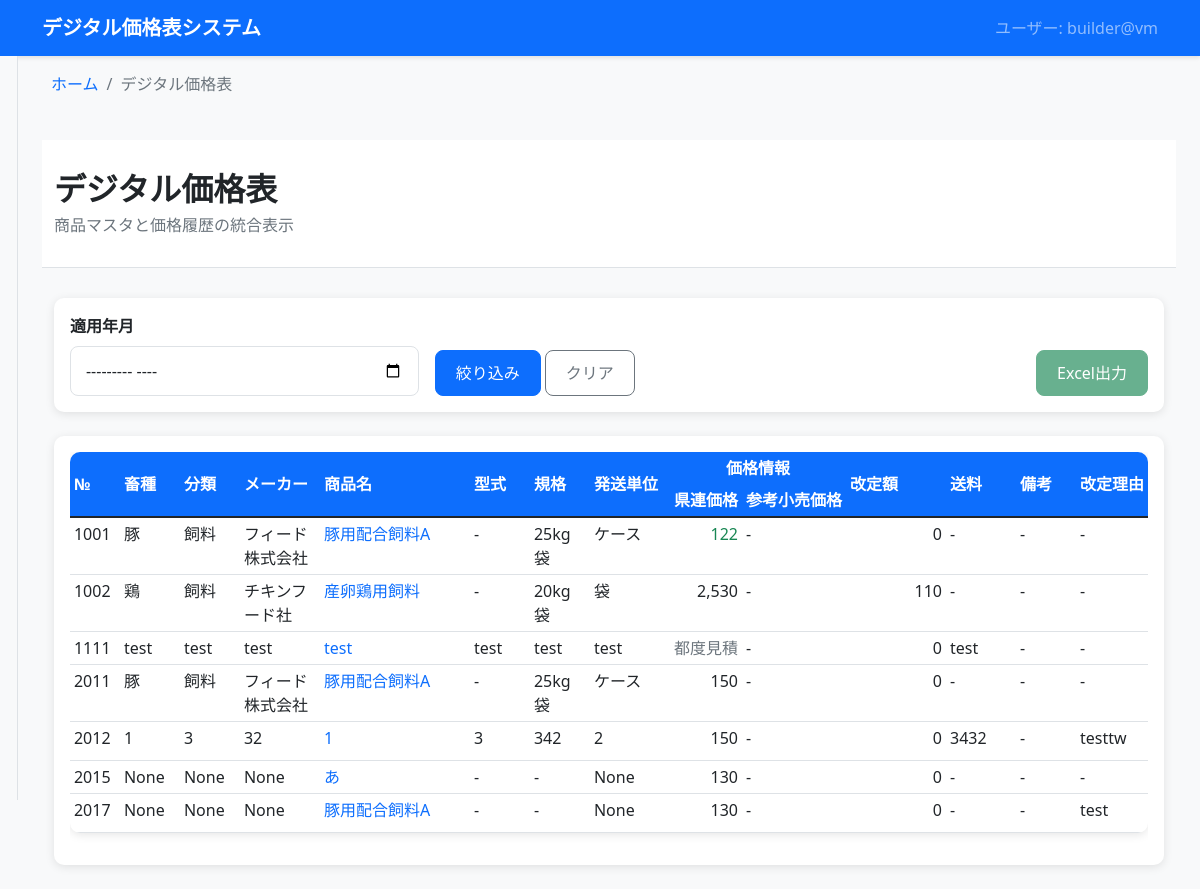
Before: /products/integrated-pricelist/ with the older database file.
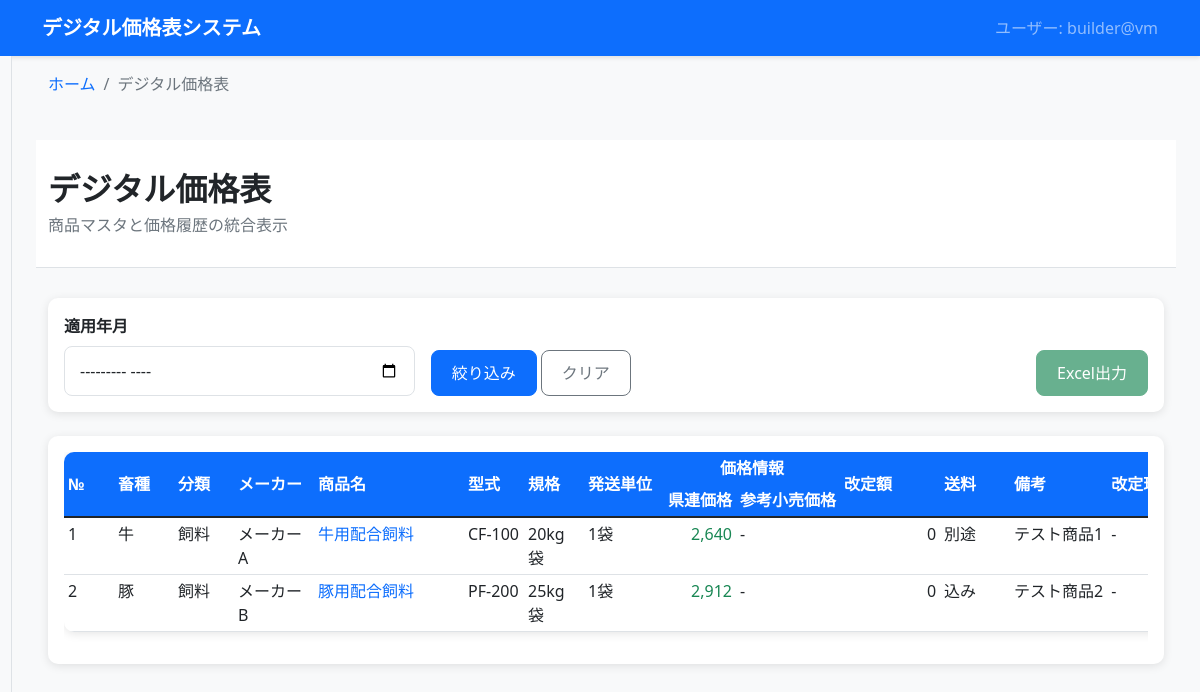
After: the same page with the newer database file.
### dashboard/products_master/models.py (models this page shows, shortened)
class PriceHistory(models.Model):
    product = models.ForeignKey(Product, on_delete=models.CASCADE, verbose_name='商品', related_name='price_histories')
    period_year = models.IntegerField('年度', help_text='2025年度 = 2025/04～2026/03')
    effective_year_month = models.CharField('適用年月', max_length=7, help_text='YYYY/MM形式')  # 2025/03
    gross_margin_rate = models.DecimalField('粗利率', max_digits=10, decimal_places=6, validators=[MinValueValidator(Decimal('0'))], help_text='前年度最終県連価格÷年度初め仕切価格（年度初めに1度計算、年度中は固定）')
    wholesale_price = models.CharField('仕切価格', max_length=50, help_text='メーカーからの仕入価格（"都度見積"等の文字列含む）')
    kenren_price = models.CharField('県連価格', max_length=50, blank=True, null=True, help_text='nullなら粗利率×仕切価格で自動計算、値があるならその値を表示（"都度見積"等の文字列含む）')
    retail_price = models.CharField('参考小売価格', max_length=50, blank=True, null=True, help_text='一般商流での参考価格（"オープン"等の文字列含む）')
    revision_amount = models.DecimalField('改定額', max_digits=12, decimal_places=0, default=0, help_text='非使用：get_revision_amount()で動的計算')
    revision_reason = models.TextField('改定理由', blank=True, null=True)
    applicant = models.CharField('申請者', max_length=100, blank=True, null=True)
    status = models.CharField('ステータス', max_length=20, default='申請なし', choices=[('申請なし', '申請なし'), ('申請中', '申請中')])
    approver = models.CharField('承認者', max_length=100, blank=True, null=True)
    is_active = models.BooleanField('有効', default=True, help_text='無効にすると論理削除されます')
    deleted_at = models.DateTimeField('削除日時', null=True, blank=True)
    created_at = models.DateTimeField('作成日時', auto_now_add=True)
    updated_at = models.DateTimeField('更新日時', auto_now=True)
    class Meta:
        verbose_name = '価格改定履歴'
        verbose_name_plural = '価格改定履歴'
        ordering = ['-effective_year_month', 'product__product_number']
        indexes = [
            models.Index(fields=['period_year', 'product']),
        ]
    def get_revision_amount(self):
        """改定額を動的計算（表示用端数処理済み金額で計算）"""
        try:
            current_kenren_price = self._get_display_kenren_price()
            if current_kenren_price is None:
                return 0
            previous_history = PriceHistory.objects.filter(
                product=self.product,
                effective_year_month__lt=self.effective_year_month,
                is_active=True
            ).order_by('-effective_year_month').first()
            if previous_history:
                previous_kenren_price = previous_history._get_display_kenren_price()
                if previous_kenren_price is not None:
                    return int(current_kenren_price - previous_kenren_price)
            return 0
        except Exception:
            return 0

class Product(models.Model):
    product_number = models.IntegerField('商品番号', unique=True, null=True, blank=True, help_text='システム自動採番の商品番号')
    product_code = models.CharField('商品コード', max_length=50, blank=True, null=True, help_text='ユーザー管理用の商品コード')
    livestock_type = models.CharField('畜種', max_length=50, blank=True, null=True)
    category = models.CharField('分類', max_length=100, blank=True, null=True)
    manufacturer = models.CharField('メーカー', max_length=100, blank=True, null=True)
    product_name = models.CharField('商品名', max_length=200)
    model_number = models.CharField('型式', max_length=100, blank=True, null=True)
    specification = models.CharField('規格', max_length=100, blank=True, null=True)
    shipping_unit = models.CharField('発送単位', max_length=50, blank=True, null=True)
    shipping_fee = models.CharField('送料', max_length=100, blank=True, null=True)
    remarks = models.TextField('備考', blank=True, null=True)
    applicant = models.CharField('申請者', max_length=100, blank=True, null=True)
    status = models.CharField('ステータス', max_length=20, default='', choices=[('', '申請なし'), ('申請中', '申請中')])
    approver = models.CharField('承認者', max_length=100, blank=True, null=True)
    is_active = models.BooleanField('有効', default=True, help_text='無効にすると論理削除されます')
    deleted_at = models.DateTimeField('削除日時', null=True, blank=True)
    created_at = models.DateTimeField('作成日時', auto_now_add=True)
    updated_at = models.DateTimeField('更新日時', auto_now=True)
    objects = models.Manager()  # デフォルトマネージャー（全て）
    active_objects = ActiveProductManager()  # 有効な商品のみ
    class Meta:
        verbose_name = '商品マスタ'
        verbose_name_plural = '商品マスタ'
        ordering = ['product_number']

### dashboard/products_master/integrated_pricelist/views.py (the view)
# urls.py: path('integrated-pricelist/', pricelist_views.integrated_pricelist, name='integrated_pricelist'),
def integrated_pricelist(request):
    today = datetime.now()
    next_month = today.replace(day=1) + timedelta(days=32)
    default_month = next_month.strftime('%Y/%m')
    selected_month = request.GET.get('month', default_month)
    if selected_month and '-' in selected_month:
        selected_month = selected_month.replace('-', '/')
    available_months = PriceHistory.objects.filter(
        product__is_active=True,
        is_active=True
    ).values_list('effective_year_month', flat=True).distinct().order_by('-effective_year_month')
    if selected_month:
        from django.db.models import Max
        latest_months = PriceHistory.objects.filter(
            product__is_active=True,
            is_active=True,
            effective_year_month__lte=selected_month
        ).values('product').annotate(
            latest_month=Max('effective_year_month')
        )
        price_histories = PriceHistory.objects.select_related('product').filter(
            product__is_active=True,
            is_active=True
        )
        valid_histories = []
        for latest in latest_months:
            history = price_histories.filter(
                product_id=latest['product'],
                effective_year_month=latest['latest_month']
            ).first()
            if history:
                valid_histories.append(history.id)
        price_histories = price_histories.filter(id__in=valid_histories)
    else:
        price_histories = PriceHistory.objects.select_related('product').filter(
            product__is_active=True,
            is_active=True
        )
    price_histories = price_histories.order_by('product__product_number', '-effective_year_month')
    paginator = Paginator(price_histories, 50)  # 50件ずつ表示
    page_number = request.GET.get('page')
    page_obj = paginator.get_page(page_number)
    context = {
        'current_user': get_current_user(),
        'page_obj': page_obj,
        'available_months': available_months,
        'selected_month': selected_month,
        'breadcrumbs': get_breadcrumbs('integrated_pricelist')
    }
    return render(request, 'products_master/integrated_pricelist.html', context)

### templates/products_master/integrated_pricelist.html (shortened to what this page needs)
{% extends 'base.html' %}
{% load price_filters %}
{% block breadcrumb %}
    {% include 'components/breadcrumb.html' with breadcrumbs=breadcrumbs %}
{% endblock %}
{% block content %}
    {% include 'components/page_header.html' with page_title="デジタル価格表" page_subtitle="商品マスタと価格履歴の統合表示" %}
    <div class="container">
        <div class="card mb-4">
            <div class="card-body">
                <form method="get" class="row g-3 align-items-end">
                    <div class="col-md-4">
                        <label for="month" class="form-label">適用年月</label>
                        <input type="month" class="form-control" id="month" name="month"
                               value="{{ selected_month|date:'Y-m'|default:'' }}">
                    </div>
                    <div class="col-md-4">
                        <button type="submit" class="btn btn-primary">絞り込み</button>
                        <a href="{% url 'products_master:integrated_pricelist' %}" class="btn btn-outline-secondary">クリア</a>
                    </div>
                    <div class="col-md-4 text-end">
                        <button type="button" class="btn btn-success" disabled>Excel出力</button>
                    </div>
                </form>
            </div>
        </div>
        <div class="card">
            <div class="card-body">
                {% if page_obj %}
                    <div class="table-responsive">
                        <table class="table table-sm table-hover resizable-table" id="priceTable">
                            <thead class="table-primary">
                                <tr>
                                    <th rowspan="2" class="align-middle">№</th>
                                    <th rowspan="2" class="align-middle">畜種</th>
                                    <th rowspan="2" class="align-middle">分類</th>
                                    <th rowspan="2" class="align-middle">メーカー</th>
                                    <th rowspan="2" class="align-middle">商品名</th>
                                    <th rowspan="2" class="align-middle">型式</th>
                                    <th rowspan="2" class="align-middle">規格</th>
                                    <th rowspan="2" class="align-middle">発送単位</th>
                                    <th colspan="2" class="text-center">価格情報</th>
                                    <th rowspan="2" class="align-middle">改定額</th>
                                    <th rowspan="2" class="align-middle">送料</th>
                                    <th rowspan="2" class="align-middle">備考</th>
                                    <th rowspan="2" class="align-middle">改定理由</th>
                                </tr>
                                <tr>
                                    <th>県連価格</th>
                                    <th>参考小売価格</th>
                                </tr>
                            </thead>
                            <tbody>
                                {% for history in page_obj %}
                                    <tr>
                                        <td>{{ history.product.product_number }}</td>
                                        <td>{{ history.product.livestock_type }}</td>
                                        <td>{{ history.product.category }}</td>
                                        <td>{{ history.product.manufacturer }}</td>
                                        <td>
                                            <a href="{% url 'products_master:product_detail' history.product.pk %}"
                                               class="text-decoration-none">
                                                {{ history.product.product_name }}
                                            </a>
                                        </td>
                                        <td>{{ history.product.model_number|default:"-" }}</td>
                                        <td>{{ history.product.specification|default:"-" }}</td>
                                        <td>{{ history.product.shipping_unit }}</td>
                                        <td class="text-end">
                                            {% if history.kenren_price %}
                                                {{ history.kenren_price|format_price }}
                                            {% else %}
                                                {% with calc_price=history.wholesale_price|calc_kenren_price:history.gross_margin_rate %}
                                                    {% if calc_price %}
                                                        <span class="text-success">{{ calc_price|format_price }}</span>
                                                    {% else %}
                                                        <span class="text-muted">都度見積</span>
                                                    {% endif %}
                                                {% endwith %}
                                            {% endif %}
                                        </td>
                                        <td>{{ history.retail_price|default:"-" }}</td>
                                        <td class="text-end">{{ history.revision_amount|floatformat:0 }}</td>
                                        <td>{{ history.product.shipping_fee|default:"-" }}</td>
                                        <td>
                                            {% if history.product.remarks %}
                                                <span class="text-truncate d-inline-block" style="max-width: 100px;"
                                                      title="{{ history.product.remarks }}">
                                                    {{ history.product.remarks }}
                                                </span>
                                            {% else %}
                                                -
                                            {% endif %}
                                        </td>
                                        <td>
                                            {% if history.revision_reason %}
                                                <span class="text-truncate d-inline-block" style="max-width: 100px;"
                                                      title="{{ history.revision_reason }}">
                                                    {{ history.revision_reason }}
                                                </span>
                                            {% else %}
                                                -
                                            {% endif %}
                                        </td>
                                    </tr>
                                {% endfor %}
                            </tbody>
                        </table>
                    </div>
                {% endif %}
            </div>
        </div>
    </div>
{% endblock %}

### templates/base.html (shortened to what this page needs)
{% load static %}
<!DOCTYPE html>
<html lang="ja">
<head>
    <link href="https://cdn.jsdelivr.net/npm/bootstrap@5.1.3/dist/css/bootstrap.min.css" rel="stylesheet">
    <link href="{% static 'css/common.css' %}" rel="stylesheet">
    <link href="{% static 'css/price_table.css' %}" rel="stylesheet">
</head>
<body>
    <nav class="navbar navbar-expand-lg navbar-dark bg-primary">
        <div class="container">
            <a class="navbar-brand" href="{% url 'dashboard' %}">デジタル価格表システム</a>
            <div class="navbar-nav ms-auto">
                <span class="navbar-text">ユーザー: {{ current_user }}</span>
            </div>
        </div>
    </nav>
    <div class="d-flex">
        <nav class="sidebar bg-light border-end" style="width: 250px; min-height: calc(100vh - 56px);">
            <div class="p-3">
            </div>
        </nav>
        <div class="flex-grow-1">
            {% block breadcrumb %}{% endblock %}
            <div class="container-fluid p-4">
                {% block content %}
                {% endblock %}
            </div>
        </div>
    </div>
</body>
</html>

### templates/components/breadcrumb.html
{% if breadcrumbs %}
<div class="container mt-3">
    <nav aria-label="breadcrumb">
        <ol class="breadcrumb">
            <li class="breadcrumb-item">
                <a href="{% url 'dashboard' %}">ホーム</a>
            </li>
            {% for crumb in breadcrumbs %}
                {% if forloop.last %}
                    <li class="breadcrumb-item active" aria-current="page">{{ crumb.title }}</li>
                {% else %}
                    <li class="breadcrumb-item">
                        <a href="{{ crumb.url }}">{{ crumb.title }}</a>
                    </li>
                {% endif %}
            {% endfor %}
        </ol>
    </nav>
</div>
{% endif %}

### templates/components/page_header.html (shortened to what this page needs)
<div class="page-header">
    <div class="container">
        <div class="row align-items-center">
            <div class="col">
                <h1 class="page-title">{{ page_title }}</h1>
                {% if page_subtitle %}
                    <p class="page-subtitle">{{ page_subtitle }}</p>
                {% endif %}
            </div>
        </div>
    </div>
</div>

Changed rows visible on the page:
removed PriceHistory: product.product_number "1001", product.livestock_type "豚", product.category "飼料", product.manufacturer "フィード株式会社", product.product_name "豚用配合飼料A", product.model_number "-", product.specification "25kg袋", product.shipping_unit "ケース", value "122", retail_price "-", revision_amount "0", product.shipping_fee "-"
removed PriceHistory: product.product_number "1002", product.livestock_type "鶏", product.category "飼料", product.manufacturer "チキンフード社", product.product_name "産卵鶏用飼料", product.model_number "-", product.specification "20kg袋", product.shipping_unit "袋", kenren_price "2,530", retail_price "-", revision_amount "110", product.shipping_fee "-"
removed PriceHistory: product.product_number "1111", product.livestock_type "test", product.category "test", product.manufacturer "test", product.product_name "test", product.model_number "test", product.specification "test", product.shipping_unit "test", shows "都度見積", retail_price "-", revision_amount "0", product.shipping_fee "test"
removed PriceHistory: product.product_number "2011", product.livestock_type "豚", product.category "飼料", product.manufacturer "フィード株式会社", product.product_name "豚用配合飼料A", product.model_number "-", product.specification "25kg袋", product.shipping_unit "ケース", kenren_price "150", retail_price "-", revision_amount "0", product.shipping_fee "-"
removed PriceHistory: product.product_number "2012", product.livestock_type "1", product.category "3", product.manufacturer "32", product.product_name "1", product.model_number "3", product.specification "342", product.shipping_unit "2", kenren_price "150", retail_price "-", revision_amount "0", product.shipping_fee "3432", revision_reason "testtw"
removed PriceHistory: product.product_number "2015", product.livestock_type "None", product.category "None", product.manufacturer "None", product.product_name "あ", product.model_number "-", product.specification "-", product.shipping_unit "None", kenren_price "130", retail_price "-", revision_amount "0", product.shipping_fee "-"
removed PriceHistory: product.product_number "2017", product.livestock_type "None", product.category "None", product.manufacturer "None", product.product_name "豚用配合飼料A", product.model_number "-", product.specification "-", product.shipping_unit "None", kenren_price "130", retail_price "-", revision_amount "0", product.shipping_fee "-", revision_reason "test"
added PriceHistory: product.product_number "1", product.livestock_type "牛", product.category "飼料", product.manufacturer "メーカーA", product.product_name "牛用配合飼料", product.model_number "CF-100", product.specification "20kg袋", product.shipping_unit "1袋", value "2,640", retail_price "-", revision_amount "0", product.shipping_fee "別途", product.remarks "テスト商品1"
added PriceHistory: product.product_number "2", product.livestock_type "豚", product.category "飼料", product.manufacturer "メーカーB", product.product_name "豚用配合飼料", product.model_number "PF-200", product.specification "25kg袋", product.shipping_unit "1袋", value "2,912", retail_price "-", revision_amount "0", product.shipping_fee "込み", product.remarks "テスト商品2"
